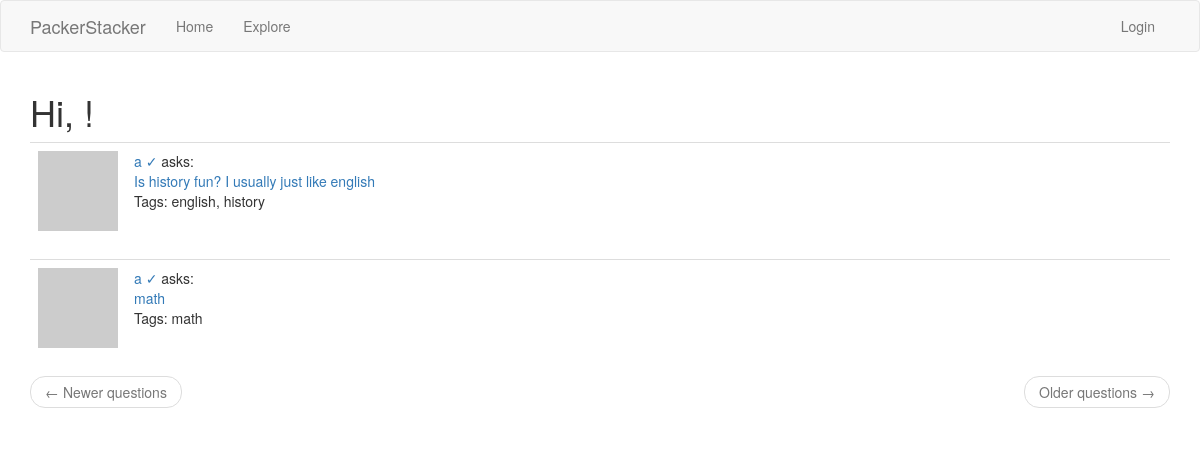
/explore, run on the app's committed database.
### app/models.py (models this page shows, shortened)
class Question(db.Model):
    id = db.Column(db.Integer, primary_key=True)
    body = db.Column(db.String(1000))
    timestamp = db.Column(db.DateTime, index=True, default=datetime.utcnow)
    user_id = db.Column(db.Integer, db.ForeignKey('user.id'))
    replies = db.relationship('Reply', backref='op', lazy='dynamic')

class User(UserMixin, db.Model):
    id = db.Column(db.Integer, primary_key=True)
    username = db.Column(db.String(64), index=True, unique=True)
    email = db.Column(db.String(120), index=True, unique=True)
    password_hash = db.Column(db.String(128))
    questions = db.relationship('Question', backref='author', lazy='dynamic')
    replies = db.relationship('Reply', backref='author', lazy='dynamic')
    about_me = db.Column(db.String(140))
    last_seen = db.Column(db.DateTime, default=datetime.utcnow)
    type = db.Column(db.Boolean())
    def avatar(self, size):
        digest = md5(self.email.lower().encode('utf-8')).hexdigest()
        return 'https://www.gravatar.com/avatar/{}?d=identicon&s={}'.format(digest, size)
    followed = db.relationship(
        'User', secondary=followers,
        primaryjoin=(followers.c.follower_id == id),
        secondaryjoin=(followers.c.followed_id == id),
        backref=db.backref('followers', lazy='dynamic'), lazy='dynamic')

class Tag(db.Model):
    id = db.Column(db.Integer, primary_key=True)
    name = db.Column(db.String(30), unique=True)
    questions = db.relationship('Question', secondary='question_tag', backref='tags')

### app/routes.py (the view)
@app.route('/explore')
def explore():
    page = request.args.get('page', 1, type=int)
    questions = Question.query.order_by(Question.timestamp.desc()).paginate(page=page, per_page=app.config['QUESTIONS_PER_PAGE'], error_out=False)
    next_url = url_for('explore', page=questions.next_num) \
        if questions.has_next else None
    prev_url = url_for('explore', page=questions.prev_num) \
        if questions.has_prev else None
    return render_template("index.html", title='Explore', questions=questions.items,next_url=next_url, prev_url=prev_url)

### app/routes.py (called while the page is built)
@app.before_request
def before_request():
    if current_user.is_authenticated:
        current_user.last_seen = datetime.utcnow()
        db.session.commit()

### app/templates/index.html (shortened to what this page needs)
{% extends "base.html" %}
{% import 'bootstrap/wtf.html' as wtf %}
{% block app_content %}
    <h1>Hi, {{ current_user.username }}!</h1>
    {% for question in questions %}
        {% include '_question.html' %}
    {% endfor %}
    <nav aria-label="...">
        <ul class="pager">
            <li class="previous{% if not prev_url %} disabled{% endif %}">
                <a href="{{ prev_url or '#' }}">
                    <span aria-hidden="true">&larr;</span> Newer questions
                </a>
            </li>
            <li class="next{% if not next_url %} disabled{% endif %}">
                <a href="{{ next_url or '#' }}">
                    Older questions <span aria-hidden="true">&rarr;</span>
                </a>
            </li>
        </ul>
    </nav>
{% endblock %}

### app/templates/_question.html
<table class="table table-hover">
      <tr>
          <td width="70px">
                  <img src="{{ question.author.avatar(70) }}" />
          </td>
          <td>
              <a href="{{ url_for('user', username=question.author.username) }}">
                  {{ question.author.username }} {%if question.author.type %} &#x2713 {%endif%}
              </a>
              asks:
              <br>
              <a style="text-decoration: none" href="{{ url_for('question_page', id=question.id) }}">
                {{ question.body }}
              </a>
              <br>
              <p>Tags: {% for tag in question.tags %}{{ tag.name }}{% if not loop.last %}, {% endif %}{% endfor %}</p>
          </td>
      </tr>
</table>

### data on the page
Question: author.username "a", body "Is history fun? I usually just like english"
Tag: name "english"
Tag: name "history"
Question: author.username "a", body "math"
Tag: name "math"
